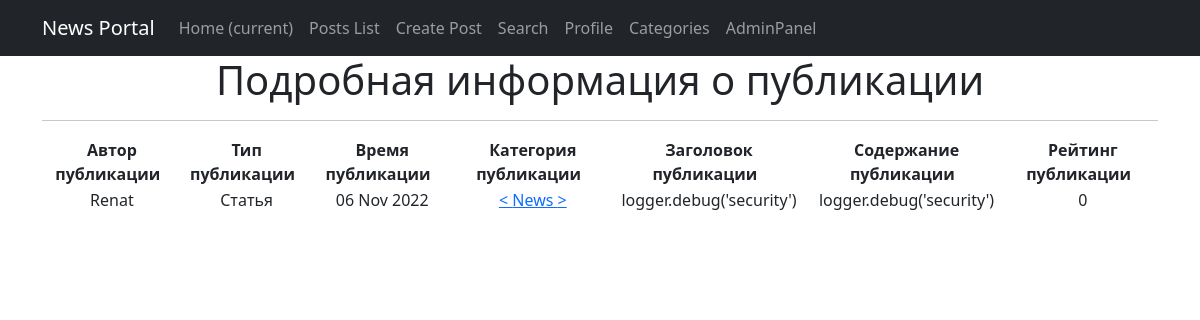
Page /post/25/ on the committed database.
### news/models.py (models this page shows, shortened)
class Post(models.Model):
    article = 'AR'
    news = 'NW'
    kind = [
        (article, 'Статья'),
        (news, 'Новость')
    ]
    author = models.ForeignKey(Author, on_delete=models.CASCADE)
    view = models.CharField(max_length=2, choices=kind, default=article)
    time_of_creation = models.DateTimeField(auto_now_add=True)
    post_category = models.ForeignKey(Category, on_delete=models.CASCADE, verbose_name='Категория(category)')
    title = models.CharField(max_length=128)
    text = models.TextField()
    post_rating = models.IntegerField(default=0)
    class Meta:
        verbose_name = 'Публикация'
        verbose_name_plural = 'Публикации'

class Author(models.Model):
    author_user = models.OneToOneField(User, on_delete=models.CASCADE)
    author_rating = models.IntegerField(default=0)
    class Meta:
        verbose_name = 'Автор'
        verbose_name_plural = 'Авторы'
    def __str__(self):
        return f'{self.author_user}'

class Category(models.Model):
    name = models.CharField(max_length=64, unique=True)
    subscribers = models.ManyToManyField(User, through='CategorySubscribers')
    class Meta:
        verbose_name = 'Категория'
        verbose_name_plural = 'Категории'
    def __str__(self):
        return f'{self.name}'

### news/views.py (the view)
# urls.py: path('<int:pk>/', PostDetailView.as_view(), name='post_detail'),
class PostDetailView(DetailView):
    template_name = 'news/post_detail.html'
    queryset = Post.objects.all()
    def get_object(self, *args, **kwargs):  # переопределяем метод получения объекта, как ни странно
        obj = cache.get(f'post-{self.kwargs["pk"]}', None)  # кэш очень похож на словарь, и метод get действует также.
        if not obj:
            obj = super().get_object(*args, **kwargs)
            cache.set(f'post-{self.kwargs["pk"]}', obj)
        return obj

### news/templatetags/custom_filters.py (called while the page is built)
@register.filter(name='censor')
def censor(value):
    censor_list = ['мат']
    text = value.split()
    for word in text:
        if word.lower() in censor_list:
            value = value.replace(word, '[CENSORED]')
    return value

### templates/news/post_detail.html (shortened to what this page needs)
{% extends 'default.html' %}
{% load custom_filters %}
{% block content %}
<h1>Подробная информация о публикации</h1>
  <hr>
<table>
    <thead>
        <th>
            <b>Автор публикации &nbsp </b>
        </th>
        <th>
            <b>Тип публикации &nbsp </b>
        </th>
        <th>
            <b>Время публикации &nbsp </b>
        </th>
        <th>
            <b>Категория публикации &nbsp </b>
        </th>
        <th>
            <b>Заголовок публикации &nbsp </b>
        </th>
        <th>
            <b>Содержание публикации &nbsp </b>
        </th>
        <th>
            <b>Рейтинг публикации &nbsp </b>
        </th>
    </thead>
    <tr>
        <td>
            {{ post.author }}
        </td>
        <td>
            {{ post.get_view_display}}
        </td>
        <td>
            {{ post.time_of_creation|date:'d M Y' }}
        </td>
        <td>
            <a href="{% url 'category_subscription' post.post_category.id %}"> < {{ post.post_category }} > </a>
        </td>
        <td>
            {{ post.title }}
        </td>
        <td>
            {{ post.text|truncatechars:50|censor  }}
        </td>
        <td>
            {{ post.post_rating }}
        </td>
    </tr>
</table>
<br>
{% endblock content %}

### rows in the picture
Post: author "Renat", view "Статья", time_of_creation "06 Nov 2022", post_category "News", title "logger.debug('security')", text|censor "logger.debug('security')", post_rating "0"
